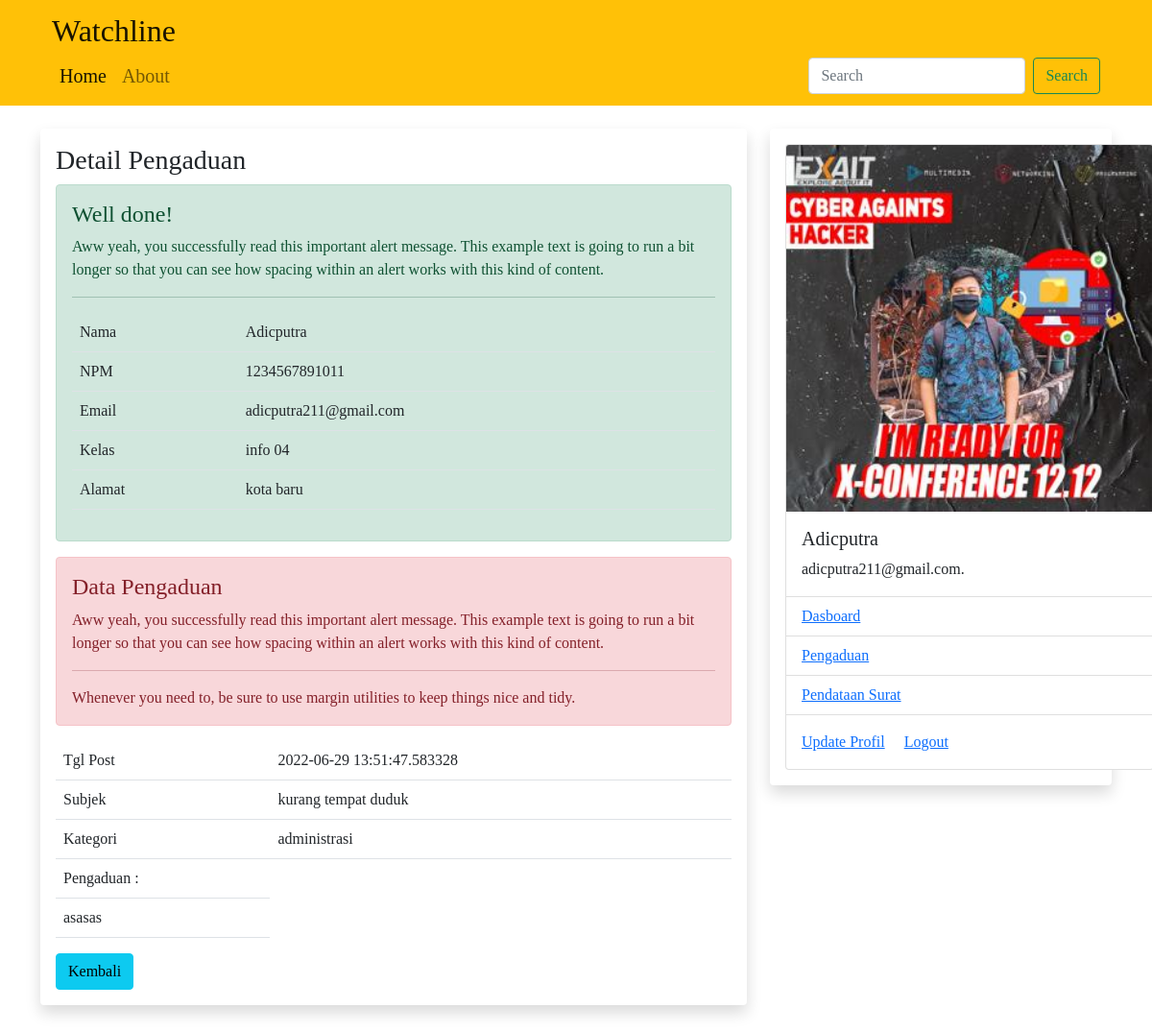
/pengaduan/1/detail (signed in), run on the app's committed database.
### sim/models.py (models this page shows, shortened)
class Tmahasiswa(db.Model, UserMixin):
    id = db.Column(db.Integer, primary_key=True)
    npm = db.Column(db.String(15), unique=True, nullable=False)
    nama = db.Column(db.String(100), nullable=False)
    email = db.Column(db.String(120), unique=True, nullable=False)
    password = db.Column(db.String(80), nullable=False)
    kelas = db.Column(db.String(20), nullable=False)
    alamat = db.Column(db.String(100), nullable=False)
    foto = db.Column(db.String(30), nullable=False, default='default.jpg')
    pengaduans = db.relationship('Tpengaduan', backref='mahasiswa')
    pendataans = db.relationship('Tpendataansurat', backref='pmahasiswa')

class Tpengaduan(db.Model):
    id = db.Column(db.Integer, primary_key=True)
    subjek = db.Column(db.String(100), nullable=False)
    kategori = db.Column(db.String(50), nullable=False)
    detail_pengaduan = db.Column(db.String(300), nullable=False)
    tgl_post = db.Column(db.DateTime, nullable=False, default=datetime.utcnow)
    mahasiswa_id = db.Column(db.Integer, db.ForeignKey('tmahasiswa.id'))

### sim/mahasiswa/routes.py (the view)
@rmahasiswa.route("/pengaduan/<int:ed_id>/detail", methods=['GET', 'POST'])
@login_required
def detail_pengaduan(ed_id):
    dt_pengaduan=Tpengaduan.query.get_or_404(ed_id)
    return render_template('detail_pengaduan.html', dt_pengaduan=dt_pengaduan)

### sim/models.py (called while the page is built)
@login_manager.user_loader
def load_user(mahasiswa_id):
    return Tmahasiswa.query.get(int(mahasiswa_id))

### sim/templates/detail_pengaduan.html
{% extends "base.html" %}
{% block konten%}
<h3>Detail Pengaduan</h3>
<div class="alert alert-success" role="alert">
    <h4 class="alert-heading">Well done!</h4>
    <p>Aww yeah, you successfully read this important alert message. This example text is going to run a bit longer so
        that you can see how spacing within an alert works with this kind of content.</p>
    <hr>
    <table class="table table-hover">
        <tr>
            <td>Nama</td>
            <td>{{dt_pengaduan.mahasiswa.nama}}</td>
        </tr>
        <tr>
            <td>NPM</td>
            <td>{{dt_pengaduan.mahasiswa.npm}}</td>
        </tr>
        <tr>
            <td>Email</td>
            <td>{{dt_pengaduan.mahasiswa.email}}</td>
        </tr>
        <tr>
            <td>Kelas</td>
            <td>{{dt_pengaduan.mahasiswa.kelas}}</td>
        </tr>
        <tr>
            <td>Alamat</td>
            <td>{{dt_pengaduan.mahasiswa.alamat}}</td>
        </tr>
    </table>
</div>
<table class="table table-hover">
    <div class="alert alert-danger" role="alert">
        <h4 class="alert-heading">Data Pengaduan</h4>
        <p>Aww yeah, you successfully read this important alert message. This example text is going to run a bit longer
            so
            that you can see how spacing within an alert works with this kind of content.</p>
        <hr>
        <p class="mb-0">Whenever you need to, be sure to use margin utilities to keep things nice and tidy.</p>
        <tr>
            <td>Tgl Post</td>
            <td>{{dt_pengaduan.tgl_post}}</td>
        </tr>
        <tr>
            <td>Subjek</td>
            <td>{{dt_pengaduan.subjek}}</td>
        </tr>
        <tr>
            <td>Kategori</td>
            <td>{{dt_pengaduan.kategori}}</td>
        </tr>
        <tr>
            <td>Pengaduan :</td>
        </tr>
        <tr>
            <td>{{dt_pengaduan.detail_pengaduan}}</td>
        </tr>
    </div>
</table>
<a class="btn btn-info" href="{{url_for('rmahasiswa.pengaduan')}}">Kembali</a>
{% endblock %}

### sim/templates/base.html (shortened to what this page needs)
<!DOCTYPE html>
<html lang="en">
<head>
    <link href="{{ url_for ('static', filename='css/bootstrap.min.css')}}" rel="stylesheet"
>
    <link rel="stylesheet" type="text/css" href="{{ url_for ('static', filename='css/style.css')}}">
</head>
<body>
    <nav class="navbar navbar-expand-lg navbar-light bg-warning">
        <div class="container">
            <div class="container-fluid">
                <a class="navbar-brand fs-2" href="#">Watchline</a>
                <div class="collapse navbar-collapse" id="navbarScroll">
                    <ul class="navbar-nav me-auto my-2 my-lg-0 navbar-nav-scroll" style="--bs-scroll-height: 100px;">
                        <li class="nav-item fs-5">
                            <a class="nav-link active" aria-current="page"
                                href="{{url_for('rmahasiswa.home')}}">Home</a>
                        </li>
                        <li class="nav-item fs-5">
                            <a class="nav-link" href="{{url_for('rmahasiswa.about')}}">About</a>
                        </li>
                    </ul>
                    <form class="d-flex">
                        <input class="form-control me-2" type="search" placeholder="Search" aria-label="Search">
                        <button class="btn btn-outline-success" type="submit">Search</button>
                    </form>
                </div>
            </div>
    </nav>
    <div class="container mt-4">
        <div class="row">
            <div class="col-md-8">
                <div class="shadow p-3 mb-5 bg-white rounded">
                    {%block konten%}
                    {%endblock%}
                </div>
            </div>
            <div class="col-md-4">
                <div class="shadow p-3 mb-5 bg-white rounded">
                    {% if current_user.is_authenticated %}
                    <div class="card" style="width: 24rem;">
                        <img src="{{url_for('static', filename='foto/' + current_user.foto)}}" class="card-img-top"
                            alt="...">
                        <div class="card-body">
                            <h5 class="card-title">{{current_user.nama}}</h5>
                            <p class="card-text">{{current_user.email}}.</p>
                        </div>
                        <ul class="list-group list-group-flush">
                            <li class="list-group-item"><a href="{{url_for('rmahasiswa.akunmahasiswa')}}">Dasboard</a>
                            </li>
                            <li class="list-group-item"><a href="{{url_for('rmahasiswa.pengaduan')}}">Pengaduan</a></li>
                            <li class="list-group-item"><a href="{{url_for('rmahasiswa.pendataansurat')}}">Pendataan
                                    Surat</a>
                            </li>
                        </ul>
                        <div class="card-body">
                            <a href="{{url_for('rmahasiswa.edit_mahasiswa')}}" class="card-link">Update Profil</a>
                            <a href="{{url_for('rmahasiswa.logout_mahasiswa')}}" class="card-link">Logout</a>
                        </div>
                    </div>
                    {% else %}
                    <h1>Menu Lain</h1>
                    <li>Data Mahasiswa</li>
                    <li>Data Dosen</li>
                    {% endif %}
                </div>
            </div>
        </div>
    </div>
</body>
</html>

### sim/static/css/style.css (style rules this page uses)
.container { font-family: 'Times New Roman', Times, serif; }

### data on the page
Tmahasiswa: mahasiswa.nama "Adicputra", mahasiswa.npm "1234567891011", mahasiswa.email "adicputra211@gmail.com", mahasiswa.kelas "info 04", mahasiswa.alamat "kota baru", foto (picture), nama "Adicputra", email "adicputra211@gmail.com"
Tpengaduan: tgl_post "2022-06-29 13:51:47.583328", subjek "kurang tempat duduk", kategori "administrasi", detail_pengaduan "asasas"
